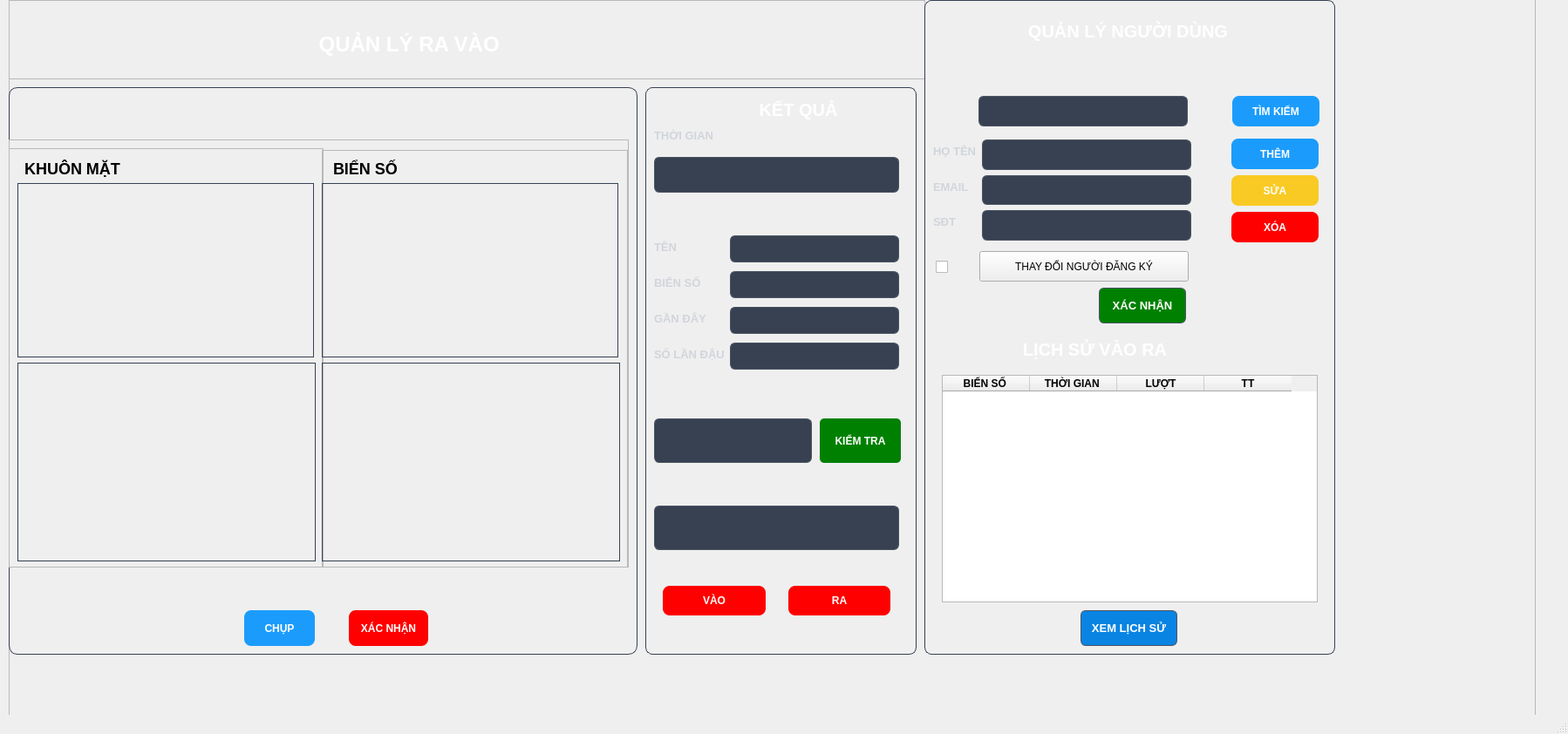
<?xml version="1.0" encoding="UTF-8"?>
<ui version="4.0">
 <class>MainWindow</class>
 <widget class="QMainWindow" name="MainWindow">
  <property name="geometry">
   <rect>
    <x>0</x>
    <y>0</y>
    <width>1798</width>
    <height>842</height>
   </rect>
  </property>
  <property name="windowTitle">
   <string>MainWindow</string>
  </property>
  <widget class="QWidget" name="centralwidget">
   <widget class="QFrame" name="frame">
    <property name="geometry">
     <rect>
      <x>10</x>
      <y>-40</y>
      <width>1751</width>
      <height>900</height>
     </rect>
    </property>
    <property name="styleSheet">
     <string notr="true">#frame {
background-color: qlineargradient(spread:pad, x1:0, y1:0, x2:1, y2:1,
                                      stop:0 #0f172a, stop:1 #1e293b);
}</string>
    </property>
    <property name="frameShape">
     <enum>QFrame::StyledPanel</enum>
    </property>
    <property name="frameShadow">
     <enum>QFrame::Raised</enum>
    </property>
    <widget class="QFrame" name="frHeader">
     <property name="geometry">
      <rect>
       <x>0</x>
       <y>40</y>
       <width>1051</width>
       <height>91</height>
      </rect>
     </property>
     <property name="styleSheet">
      <string notr="true">#frHeader {
    background-color: qlineargradient(spread:pad, x1:0, y1:0, x2:1, y2:1,
                                      stop:0 #0f172a, stop:1 #1e293b);
 padding : 8px
}

#lblTitle {
    color: white;
    font-size: 24px;
    font-weight: bold;
}

#btnCamera{
    color: white;
    font-size: 14px;
	background-color: #27ae60;
	border-radius: 5px;
   font-weight: bold;
	padding: 10px;
	margin-left: 50%;
}
</string>
     </property>
     <property name="frameShape">
      <enum>QFrame::StyledPanel</enum>
     </property>
     <property name="frameShadow">
      <enum>QFrame::Raised</enum>
     </property>
     <widget class="QWidget" name="layoutWidget">
      <property name="geometry">
       <rect>
        <x>347</x>
        <y>10</y>
        <width>231</width>
        <height>81</height>
       </rect>
      </property>
      <layout class="QVBoxLayout" name="verticalLayout_3">
       <item>
        <widget class="QLabel" name="lblTitle">
         <property name="text">
          <string>QUẢN LÝ RA VÀO </string>
         </property>
         <property name="alignment">
          <set>Qt::AlignCenter</set>
         </property>
        </widget>
       </item>
      </layout>
     </widget>
    </widget>
    <widget class="QFrame" name="frEntryCheck">
     <property name="geometry">
      <rect>
       <x>730</x>
       <y>140</y>
       <width>311</width>
       <height>651</height>
      </rect>
     </property>
     <property name="styleSheet">
      <string notr="true">/* --- Frame / GroupBox Entry Check --- */
QFrame#frEntryCheck {
background-color: qlineargradient(spread:pad, x1:0, y1:0, x2:1, y2:1,
                                      stop:0 #0f172a, stop:1 #1e293b);
    border: 1px solid #374151; /* slate-700 */
  	  border-radius: 8px; 
}

/* --- Title QLabel --- */
QLabel#lblKiemTra {
    font-size: 18px;
    font-weight: bold;
    color: white;
    qproperty-alignment: 'AlignHCenter';
}


/* --- Form Labels --- */
QLabel#lblName, QLabel#lblPlate, #lblCount, #lblRecently, #lblTime{
    color: #d1d5db; /* slate-300 */
    font-weight: bold;
    font-size: 13px;
}

/* --- QLineEdit --- */
QLineEdit#lineEditName, QLineEdit#lineEditPlate, #lineEditCount, #lineEditRecently, #time, #lineEditCheck, #lineEditPlate_2{
    background-color: #374151; /* slate-700 */
    color: white;
    padding: 6px 10px;
    border: 1px solid #4b5563; /* slate-600 */
    border-radius: 6px;
	font-size: 13px;
	font-weight: bold;
}

QLineEdit#lineEditName:focus, QLineEdit#lineEditPlate:focus {
    border: 1px solid #3b82f6; /* blue-500 */
    outline: none;
}

/* --- QPushButton cơ bản --- */
QPushButton#btnVao,
QPushButton#btnRa 
{
    background-color: red; /* emerald-600 */
    color: white;
    font-weight: bold;
    padding: 10px;
    border-radius: 8px;
margin : 10px;
}

QPushButton#btnKiemTra {
    background-color: green; /* emerald-600 */
    color: white;
    font-weight: bold;
    padding: 10px;
    border-radius: 5px;
}

/* --- Hover --- */
QPushButton#btnVao:hover,
QPushButton#btnRa:hover {
    background-color: #059669; /* emerald-700 */
}

QLabel#lblKiemTra{
	 color: #d1d5db; /* slate-300 */
    font-weight: bold;
    font-size: 13px;
}

/* --- Disabled --- */
QPushButton#btnVao:disabled,
QPushButton#btnRa:disabled {
    background-color: #6b7280; /* slate-600 */
    color: #d1d5db; /* slate-300 */
    border: none;
}




#lblKetQua{
	font-size: 20px;
	color: white;
	font-weight: bold;
}</string>
     </property>
     <property name="frameShape">
      <enum>QFrame::StyledPanel</enum>
     </property>
     <property name="frameShadow">
      <enum>QFrame::Raised</enum>
     </property>
     <widget class="QWidget" name="formLayoutWidget">
      <property name="geometry">
       <rect>
        <x>10</x>
        <y>170</y>
        <width>281</width>
        <height>181</height>
       </rect>
      </property>
      <layout class="QFormLayout" name="formLayout">
       <property name="verticalSpacing">
        <number>10</number>
       </property>
       <item row="1" column="1">
        <widget class="QLineEdit" name="lineEditName">
         <property name="alignment">
          <set>Qt::AlignCenter</set>
         </property>
        </widget>
       </item>
       <item row="2" column="0">
        <widget class="QLabel" name="lblPlate">
         <property name="text">
          <string>BIỂN SỐ</string>
         </property>
        </widget>
       </item>
       <item row="2" column="1">
        <widget class="QLineEdit" name="lineEditPlate">
         <property name="alignment">
          <set>Qt::AlignCenter</set>
         </property>
        </widget>
       </item>
       <item row="3" column="0">
        <widget class="QLabel" name="lblRecently">
         <property name="text">
          <string>GẦN ĐÂY</string>
         </property>
        </widget>
       </item>
       <item row="3" column="1">
        <widget class="QLineEdit" name="lineEditRecently">
         <property name="alignment">
          <set>Qt::AlignCenter</set>
         </property>
        </widget>
       </item>
       <item row="4" column="0">
        <widget class="QLabel" name="lblCount">
         <property name="text">
          <string>SỐ LẦN ĐẬU</string>
         </property>
        </widget>
       </item>
       <item row="4" column="1">
        <widget class="QLineEdit" name="lineEditCount">
         <property name="alignment">
          <set>Qt::AlignCenter</set>
         </property>
        </widget>
       </item>
       <item row="1" column="0">
        <widget class="QLabel" name="lblName">
         <property name="text">
          <string>TÊN</string>
         </property>
        </widget>
       </item>
      </layout>
     </widget>
     <widget class="QLineEdit" name="time">
      <property name="geometry">
       <rect>
        <x>10</x>
        <y>80</y>
        <width>281</width>
        <height>41</height>
       </rect>
      </property>
      <property name="alignment">
       <set>Qt::AlignCenter</set>
      </property>
     </widget>
     <widget class="QLabel" name="lblTime">
      <property name="geometry">
       <rect>
        <x>10</x>
        <y>40</y>
        <width>71</width>
        <height>31</height>
       </rect>
      </property>
      <property name="text">
       <string>THỜI GIAN</string>
      </property>
     </widget>
     <widget class="QLabel" name="lblKetQua">
      <property name="geometry">
       <rect>
        <x>130</x>
        <y>10</y>
        <width>91</width>
        <height>31</height>
       </rect>
      </property>
      <property name="text">
       <string>KẾT QUẢ</string>
      </property>
      <property name="alignment">
       <set>Qt::AlignCenter</set>
      </property>
     </widget>
     <widget class="QWidget" name="layoutWidget">
      <property name="geometry">
       <rect>
        <x>10</x>
        <y>560</y>
        <width>281</width>
        <height>58</height>
       </rect>
      </property>
      <layout class="QHBoxLayout" name="horizontalLayout_4">
       <item>
        <widget class="QPushButton" name="btnVao">
         <property name="text">
          <string>VÀO</string>
         </property>
        </widget>
       </item>
       <item>
        <widget class="QPushButton" name="btnRa">
         <property name="text">
          <string>RA</string>
         </property>
        </widget>
       </item>
      </layout>
     </widget>
     <widget class="QLineEdit" name="lineEditCheck">
      <property name="geometry">
       <rect>
        <x>10</x>
        <y>480</y>
        <width>281</width>
        <height>51</height>
       </rect>
      </property>
     </widget>
     <widget class="QPushButton" name="btnKiemTra">
      <property name="geometry">
       <rect>
        <x>200</x>
        <y>380</y>
        <width>93</width>
        <height>51</height>
       </rect>
      </property>
      <property name="text">
       <string>KIỂM TRA</string>
      </property>
     </widget>
     <widget class="QLineEdit" name="lineEditPlate_2">
      <property name="geometry">
       <rect>
        <x>10</x>
        <y>380</y>
        <width>181</width>
        <height>51</height>
       </rect>
      </property>
      <property name="alignment">
       <set>Qt::AlignCenter</set>
      </property>
     </widget>
    </widget>
    <widget class="QFrame" name="frame_2">
     <property name="geometry">
      <rect>
       <x>0</x>
       <y>140</y>
       <width>721</width>
       <height>651</height>
      </rect>
     </property>
     <property name="styleSheet">
      <string notr="true">#frame_2 {
    border: 1px solid #374151; /* slate-700 */
    border-radius: 10px;             /* bo góc 8px */
    background-color: qlineargradient(spread:pad, x1:0, y1:0, x2:1, y2:1,
                                      stop:0 #0f172a, stop:1 #1e293b);
}
QPushButton#btnScan, #btnConfirm {
    background-color: #1B9CFC;
    color: white;
    font-weight: bold;
    padding: 10px;
    border-radius: 8px;
}
QPushButton#btnConfirm {
    background-color: red;
    color: white;
    font-weight: bold;
    padding: 10px;
    border-radius: 8px;
}
/* --- Hover --- */
QPushButton#btnScan:hover {
    background-color: #059669;
}

/* --- Disabled --- */
QPushButton#btnScan:disabled {
    background-color: #6b7280;
    color: #d1d5db;
    border: none;
}
</string>
     </property>
     <property name="frameShape">
      <enum>QFrame::StyledPanel</enum>
     </property>
     <property name="frameShadow">
      <enum>QFrame::Raised</enum>
     </property>
     <widget class="QFrame" name="frCamera">
      <property name="geometry">
       <rect>
        <x>0</x>
        <y>60</y>
        <width>711</width>
        <height>491</height>
       </rect>
      </property>
      <property name="sizePolicy">
       <sizepolicy hsizetype="Expanding" vsizetype="Expanding">
        <horstretch>0</horstretch>
        <verstretch>0</verstretch>
       </sizepolicy>
      </property>
      <property name="styleSheet">
       <string notr="true"/>
      </property>
      <property name="frameShape">
       <enum>QFrame::StyledPanel</enum>
      </property>
      <property name="frameShadow">
       <enum>QFrame::Raised</enum>
      </property>
      <widget class="QFrame" name="FrameFace">
       <property name="geometry">
        <rect>
         <x>0</x>
         <y>10</y>
         <width>361</width>
         <height>531</height>
        </rect>
       </property>
       <property name="sizePolicy">
        <sizepolicy hsizetype="Expanding" vsizetype="Expanding">
         <horstretch>0</horstretch>
         <verstretch>0</verstretch>
        </sizepolicy>
       </property>
       <property name="styleSheet">
        <string notr="true">QFrame#FrameFace {

}
#lblFaceImage {

	display: flex;
    justify-content: center;   /* Căn giữa ngang */
    align-items: center;    
    border: 1px solid #374151; /* slate-700 */
}


#lblCamera {
     border: 1px solid #374151; /* slate-700 */
   
}

#lbltitle {
    color: black;
    font-size: 18px;
    font-weight: bold;
    margin-left: 8px;
}
#lblNameResult {
	font-size: 18px;
	font-weight: bold;
    border: 1px solid #374151; /* slate-700 */
	padding: 5px;
}
</string>
       </property>
       <property name="frameShape">
        <enum>QFrame::StyledPanel</enum>
       </property>
       <property name="frameShadow">
        <enum>QFrame::Raised</enum>
       </property>
       <widget class="QWidget" name="layoutWidget">
        <property name="geometry">
         <rect>
          <x>10</x>
          <y>13</y>
          <width>342</width>
          <height>461</height>
         </rect>
        </property>
        <layout class="QVBoxLayout" name="verticalLayout">
         <item>
          <widget class="QLabel" name="lbltitle">
           <property name="sizePolicy">
            <sizepolicy hsizetype="Fixed" vsizetype="Fixed">
             <horstretch>0</horstretch>
             <verstretch>0</verstretch>
            </sizepolicy>
           </property>
           <property name="text">
            <string>KHUÔN MẶT</string>
           </property>
           <property name="alignment">
            <set>Qt::AlignHCenter</set>
           </property>
          </widget>
         </item>
         <item>
          <widget class="QLabel" name="lblCamera">
           <property name="sizePolicy">
            <sizepolicy hsizetype="Fixed" vsizetype="Fixed">
             <horstretch>0</horstretch>
             <verstretch>0</verstretch>
            </sizepolicy>
           </property>
           <property name="minimumSize">
            <size>
             <width>340</width>
             <height>200</height>
            </size>
           </property>
           <property name="maximumSize">
            <size>
             <width>340</width>
             <height>200</height>
            </size>
           </property>
           <property name="styleSheet">
            <string notr="true"/>
           </property>
           <property name="text">
            <string/>
           </property>
           <property name="alignment">
            <set>Qt::AlignCenter</set>
           </property>
          </widget>
         </item>
         <item>
          <widget class="QLabel" name="lblFaceImage">
           <property name="sizePolicy">
            <sizepolicy hsizetype="Preferred" vsizetype="Expanding">
             <horstretch>0</horstretch>
             <verstretch>0</verstretch>
            </sizepolicy>
           </property>
           <property name="styleSheet">
            <string notr="true"/>
           </property>
           <property name="text">
            <string/>
           </property>
           <property name="alignment">
            <set>Qt::AlignCenter</set>
           </property>
          </widget>
         </item>
        </layout>
       </widget>
      </widget>
      <widget class="QFrame" name="FramePlate">
       <property name="geometry">
        <rect>
         <x>359</x>
         <y>12</y>
         <width>351</width>
         <height>481</height>
        </rect>
       </property>
       <property name="sizePolicy">
        <sizepolicy hsizetype="Expanding" vsizetype="Expanding">
         <horstretch>0</horstretch>
         <verstretch>0</verstretch>
        </sizepolicy>
       </property>
       <property name="styleSheet">
        <string notr="true">QFrame#FramePlate {


}

#lblCamera_2 {
    
     border: 1px solid #374151; /* slate-700 */
}

#lbltitle_2 {
    color: black;
    font-size: 18px;
    font-weight: bold;
    margin-left: 8px;
}
#lblPlateResult{
	font-size: 18px;
	font-weight: bold;
    border: 1px solid #374151; /* slate-700 */
	padding: 5px;
}
#lblPlateImage{

display: flex;
    justify-content: center;   /* Căn giữa ngang */
    align-items: center;    
	    border: 1px solid #374151; /* slate-700 */
}

QPushButton#btnScanPlate {
    background-color: #1B9CFC;
    color: white;
    font-weight: bold;
    padding: 10px;
    border-radius: 8px;

}

/* --- Hover --- */
QPushButton#btnScanPlate:hover
 {
    background-color: #059669; /* emerald-700 */
}

/* --- Disabled --- */
QPushButton#btnScanPlate:disabled {
    background-color: #6b7280; /* slate-600 */
    color: #d1d5db; /* slate-300 */
    border: none;
}</string>
       </property>
       <property name="frameShape">
        <enum>QFrame::StyledPanel</enum>
       </property>
       <property name="frameShadow">
        <enum>QFrame::Raised</enum>
       </property>
       <widget class="QWidget" name="layoutWidget">
        <property name="geometry">
         <rect>
          <x>0</x>
          <y>11</y>
          <width>342</width>
          <height>461</height>
         </rect>
        </property>
        <layout class="QVBoxLayout" name="verticalLayout_2">
         <item>
          <widget class="QLabel" name="lbltitle_2">
           <property name="sizePolicy">
            <sizepolicy hsizetype="Preferred" vsizetype="Fixed">
             <horstretch>0</horstretch>
             <verstretch>0</verstretch>
            </sizepolicy>
           </property>
           <property name="text">
            <string>BIỂN SỐ</string>
           </property>
          </widget>
         </item>
         <item>
          <widget class="QLabel" name="lblCamera_2">
           <property name="sizePolicy">
            <sizepolicy hsizetype="Fixed" vsizetype="Fixed">
             <horstretch>0</horstretch>
             <verstretch>0</verstretch>
            </sizepolicy>
           </property>
           <property name="minimumSize">
            <size>
             <width>340</width>
             <height>200</height>
            </size>
           </property>
           <property name="maximumSize">
            <size>
             <width>340</width>
             <height>200</height>
            </size>
           </property>
           <property name="styleSheet">
            <string notr="true"/>
           </property>
           <property name="text">
            <string/>
           </property>
           <property name="alignment">
            <set>Qt::AlignCenter</set>
           </property>
          </widget>
         </item>
         <item>
          <widget class="QLabel" name="lblPlateImage">
           <property name="sizePolicy">
            <sizepolicy hsizetype="Preferred" vsizetype="Expanding">
             <horstretch>0</horstretch>
             <verstretch>0</verstretch>
            </sizepolicy>
           </property>
           <property name="minimumSize">
            <size>
             <width>250</width>
             <height>150</height>
            </size>
           </property>
           <property name="styleSheet">
            <string notr="true"/>
           </property>
           <property name="text">
            <string/>
           </property>
           <property name="alignment">
            <set>Qt::AlignCenter</set>
           </property>
          </widget>
         </item>
        </layout>
       </widget>
      </widget>
     </widget>
     <widget class="QPushButton" name="btnScan">
      <property name="geometry">
       <rect>
        <x>270</x>
        <y>600</y>
        <width>81</width>
        <height>41</height>
       </rect>
      </property>
      <property name="styleSheet">
       <string notr="true">btnScan {
    background-color: #1B9CFC;
    color: white;
    font-weight: bold;
    padding: 10px;
    border-radius: 8px;

}

/* --- Hover --- */
btnScan:hover
{
    background-color: #059669; /* emerald-700 */
}

/* --- Disabled --- */
btnScan:disabled
{
    background-color: #6b7280; /* slate-600 */
    color: #d1d5db; /* slate-300 */
    border: none;
}</string>
      </property>
      <property name="text">
       <string>CHỤP</string>
      </property>
     </widget>
     <widget class="QPushButton" name="btnConfirm">
      <property name="geometry">
       <rect>
        <x>390</x>
        <y>600</y>
        <width>91</width>
        <height>41</height>
       </rect>
      </property>
      <property name="styleSheet">
       <string notr="true">btnScan {
    background-color: #1B9CFC;
    color: white;
    font-weight: bold;
    padding: 10px;
    border-radius: 8px;

}

/* --- Hover --- */
btnScan:hover
{
    background-color: #059669; /* emerald-700 */
}

/* --- Disabled --- */
btnScan:disabled
{
    background-color: #6b7280; /* slate-600 */
    color: #d1d5db; /* slate-300 */
    border: none;
}</string>
      </property>
      <property name="text">
       <string>XÁC NHẬN</string>
      </property>
     </widget>
    </widget>
    <widget class="QFrame" name="DangKy">
     <property name="geometry">
      <rect>
       <x>1050</x>
       <y>40</y>
       <width>471</width>
       <height>751</height>
      </rect>
     </property>
     <property name="maximumSize">
      <size>
       <width>16777215</width>
       <height>16777215</height>
      </size>
     </property>
     <property name="styleSheet">
      <string notr="true">QFrame#DangKy{
background-color: qlineargradient(spread:pad, x1:0, y1:0, x2:1, y2:1,
                                      stop:0 #0f172a, stop:1 #1e293b);
    border: 1px solid #374151; /* slate-700 */
  	  border-radius: 8px; 
}
#lblDangKy , #lblHistory{
	font-size: 20px;
	color: white;
	font-weight: bold;
}

QLineEdit#editEmail, QLineEdit,#editFullName, #editSdt{
    background-color: #374151; /* slate-700 */
    color: white;
    padding: 6px 10px;
    border: 1px solid #4b5563; /* slate-600 */
    border-radius: 6px;
	font-size: 13px;
	font-weight: bold;
}

QLabel#lblEmail, #lblSdt, #lblFullName{
    color: #d1d5db; /* slate-300 */
    font-weight: bold;
    font-size: 13px;
}


#btnSearch{
background-color: #1B9CFC;
    color: white;
    font-weight: bold;
    padding: 10px;
    border-radius: 8px;

}
#btnThem {
    background-color: #1B9CFC;
    color: white;
    font-weight: bold;
    padding: 10px;
    border-radius: 8px;

}
#btnSua{
    background-color: #f9ca24;
    color: white;
    font-weight: bold;
    padding: 10px;
    border-radius: 8px;
} 
#btnXoa{
    background-color: red;
    color: white;
    font-weight: bold;
    padding: 10px;
    border-radius: 8px;
}
 #btnXacNhanDangKy{
    background-color: green; /* slate-700 */
    color: white;
    padding: 6px 10px;
    border: 1px solid #4b5563; /* slate-600 */
    border-radius: 6px;
	font-size: 13px;
	font-weight: bold;
}
#btnXemLichSu{
    background-color: #0984e3; 
    color: white;
    padding: 6px 10px;
    border: 1px solid #4b5563; /* slate-600 */
    border-radius: 6px;
	font-size: 13px;
	font-weight: bold;
}</string>
     </property>
     <property name="frameShape">
      <enum>QFrame::StyledPanel</enum>
     </property>
     <property name="frameShadow">
      <enum>QFrame::Raised</enum>
     </property>
     <widget class="QLabel" name="lblDangKy">
      <property name="geometry">
       <rect>
        <x>78</x>
        <y>20</y>
        <width>311</width>
        <height>31</height>
       </rect>
      </property>
      <property name="text">
       <string>QUẢN LÝ NGƯỜI DÙNG</string>
      </property>
      <property name="alignment">
       <set>Qt::AlignCenter</set>
      </property>
     </widget>
     <widget class="QWidget" name="formLayoutWidget_3">
      <property name="geometry">
       <rect>
        <x>10</x>
        <y>160</y>
        <width>301</width>
        <height>131</height>
       </rect>
      </property>
      <layout class="QFormLayout" name="formLayout_3">
       <item row="0" column="0">
        <widget class="QLabel" name="lblFullName">
         <property name="text">
          <string>HỌ TÊN</string>
         </property>
        </widget>
       </item>
       <item row="0" column="1">
        <widget class="QLineEdit" name="editFullName">
         <property name="minimumSize">
          <size>
           <width>240</width>
           <height>35</height>
          </size>
         </property>
         <property name="maximumSize">
          <size>
           <width>240</width>
           <height>35</height>
          </size>
         </property>
        </widget>
       </item>
       <item row="1" column="0">
        <widget class="QLabel" name="lblEmail">
         <property name="text">
          <string>EMAIL</string>
         </property>
        </widget>
       </item>
       <item row="1" column="1">
        <widget class="QLineEdit" name="editEmail">
         <property name="minimumSize">
          <size>
           <width>240</width>
           <height>34</height>
          </size>
         </property>
         <property name="maximumSize">
          <size>
           <width>240</width>
           <height>35</height>
          </size>
         </property>
        </widget>
       </item>
       <item row="2" column="0">
        <widget class="QLabel" name="lblSdt">
         <property name="text">
          <string>SĐT</string>
         </property>
        </widget>
       </item>
       <item row="2" column="1">
        <widget class="QLineEdit" name="editSdt">
         <property name="minimumSize">
          <size>
           <width>240</width>
           <height>35</height>
          </size>
         </property>
         <property name="maximumSize">
          <size>
           <width>240</width>
           <height>35</height>
          </size>
         </property>
        </widget>
       </item>
      </layout>
     </widget>
     <widget class="QLabel" name="lblHistory">
      <property name="geometry">
       <rect>
        <x>40</x>
        <y>370</y>
        <width>311</width>
        <height>61</height>
       </rect>
      </property>
      <property name="text">
       <string>LỊCH SỬ VÀO RA</string>
      </property>
      <property name="alignment">
       <set>Qt::AlignCenter</set>
      </property>
     </widget>
     <widget class="QTableWidget" name="tableWidget">
      <property name="geometry">
       <rect>
        <x>20</x>
        <y>430</y>
        <width>431</width>
        <height>261</height>
       </rect>
      </property>
      <column>
       <property name="text">
        <string>BIỂN SỐ </string>
       </property>
       <property name="font">
        <font>
         <weight>75</weight>
         <bold>true</bold>
        </font>
       </property>
       <property name="background">
        <color>
         <red>0</red>
         <green>170</green>
         <blue>255</blue>
        </color>
       </property>
       <property name="foreground">
        <brush brushstyle="NoBrush">
         <color alpha="255">
          <red>255</red>
          <green>255</green>
          <blue>255</blue>
         </color>
        </brush>
       </property>
      </column>
      <column>
       <property name="text">
        <string>THỜI GIAN </string>
       </property>
       <property name="font">
        <font>
         <weight>75</weight>
         <bold>true</bold>
        </font>
       </property>
       <property name="background">
        <color>
         <red>0</red>
         <green>170</green>
         <blue>255</blue>
        </color>
       </property>
       <property name="foreground">
        <brush brushstyle="NoBrush">
         <color alpha="255">
          <red>255</red>
          <green>255</green>
          <blue>255</blue>
         </color>
        </brush>
       </property>
      </column>
      <column>
       <property name="text">
        <string>LƯỢT</string>
       </property>
       <property name="font">
        <font>
         <weight>75</weight>
         <bold>true</bold>
        </font>
       </property>
       <property name="background">
        <color>
         <red>0</red>
         <green>170</green>
         <blue>255</blue>
        </color>
       </property>
       <property name="foreground">
        <brush brushstyle="NoBrush">
         <color alpha="255">
          <red>255</red>
          <green>255</green>
          <blue>255</blue>
         </color>
        </brush>
       </property>
      </column>
      <column>
       <property name="text">
        <string>TT</string>
       </property>
       <property name="font">
        <font>
         <weight>75</weight>
         <bold>true</bold>
        </font>
       </property>
       <property name="background">
        <color>
         <red>0</red>
         <green>170</green>
         <blue>255</blue>
        </color>
       </property>
       <property name="foreground">
        <brush brushstyle="NoBrush">
         <color alpha="255">
          <red>255</red>
          <green>255</green>
          <blue>255</blue>
         </color>
        </brush>
       </property>
      </column>
     </widget>
     <widget class="QPushButton" name="btnXacNhanDangKy">
      <property name="geometry">
       <rect>
        <x>200</x>
        <y>330</y>
        <width>100</width>
        <height>41</height>
       </rect>
      </property>
      <property name="styleSheet">
       <string notr="true"/>
      </property>
      <property name="text">
       <string>XÁC NHẬN</string>
      </property>
     </widget>
     <widget class="QPushButton" name="btnSearch">
      <property name="geometry">
       <rect>
        <x>353</x>
        <y>110</y>
        <width>100</width>
        <height>35</height>
       </rect>
      </property>
      <property name="minimumSize">
       <size>
        <width>100</width>
        <height>35</height>
       </size>
      </property>
      <property name="maximumSize">
       <size>
        <width>100</width>
        <height>35</height>
       </size>
      </property>
      <property name="styleSheet">
       <string notr="true"/>
      </property>
      <property name="text">
       <string>TÌM KIẾM</string>
      </property>
     </widget>
     <widget class="QWidget" name="layoutWidget">
      <property name="geometry">
       <rect>
        <x>352</x>
        <y>158</y>
        <width>102</width>
        <height>124</height>
       </rect>
      </property>
      <layout class="QVBoxLayout" name="verticalLayout_4">
       <item>
        <widget class="QPushButton" name="btnThem">
         <property name="minimumSize">
          <size>
           <width>100</width>
           <height>35</height>
          </size>
         </property>
         <property name="maximumSize">
          <size>
           <width>100</width>
           <height>35</height>
          </size>
         </property>
         <property name="styleSheet">
          <string notr="true"/>
         </property>
         <property name="text">
          <string>THÊM</string>
         </property>
        </widget>
       </item>
       <item>
        <widget class="QPushButton" name="btnSua">
         <property name="minimumSize">
          <size>
           <width>100</width>
           <height>35</height>
          </size>
         </property>
         <property name="maximumSize">
          <size>
           <width>100</width>
           <height>35</height>
          </size>
         </property>
         <property name="styleSheet">
          <string notr="true"/>
         </property>
         <property name="text">
          <string>SỬA</string>
         </property>
        </widget>
       </item>
       <item>
        <widget class="QPushButton" name="btnXoa">
         <property name="minimumSize">
          <size>
           <width>100</width>
           <height>35</height>
          </size>
         </property>
         <property name="maximumSize">
          <size>
           <width>100</width>
           <height>35</height>
          </size>
         </property>
         <property name="styleSheet">
          <string notr="true"/>
         </property>
         <property name="text">
          <string>XÓA</string>
         </property>
        </widget>
       </item>
      </layout>
     </widget>
     <widget class="QLineEdit" name="plateNumber">
      <property name="geometry">
       <rect>
        <x>62</x>
        <y>110</y>
        <width>240</width>
        <height>35</height>
       </rect>
      </property>
      <property name="minimumSize">
       <size>
        <width>240</width>
        <height>35</height>
       </size>
      </property>
      <property name="maximumSize">
       <size>
        <width>240</width>
        <height>35</height>
       </size>
      </property>
     </widget>
     <widget class="QPushButton" name="btnDoi">
      <property name="geometry">
       <rect>
        <x>63</x>
        <y>288</y>
        <width>240</width>
        <height>35</height>
       </rect>
      </property>
      <property name="styleSheet">
       <string notr="true"/>
      </property>
      <property name="text">
       <string>THAY ĐỔI NGƯỜI ĐĂNG KÝ</string>
      </property>
     </widget>
     <widget class="QCheckBox" name="checkBox">
      <property name="geometry">
       <rect>
        <x>13</x>
        <y>289</y>
        <width>35</width>
        <height>35</height>
       </rect>
      </property>
      <property name="minimumSize">
       <size>
        <width>35</width>
        <height>35</height>
       </size>
      </property>
      <property name="maximumSize">
       <size>
        <width>35</width>
        <height>35</height>
       </size>
      </property>
      <property name="text">
       <string/>
      </property>
     </widget>
     <widget class="QPushButton" name="btnXemLichSu">
      <property name="geometry">
       <rect>
        <x>179</x>
        <y>700</y>
        <width>111</width>
        <height>41</height>
       </rect>
      </property>
      <property name="styleSheet">
       <string notr="true"/>
      </property>
      <property name="text">
       <string>XEM LỊCH SỬ</string>
      </property>
     </widget>
    </widget>
   </widget>
  </widget>
  <widget class="QMenuBar" name="menubar">
   <property name="geometry">
    <rect>
     <x>0</x>
     <y>0</y>
     <width>1798</width>
     <height>26</height>
    </rect>
   </property>
  </widget>
  <widget class="QStatusBar" name="statusbar"/>
 </widget>
 <resources/>
 <connections/>
</ui>
